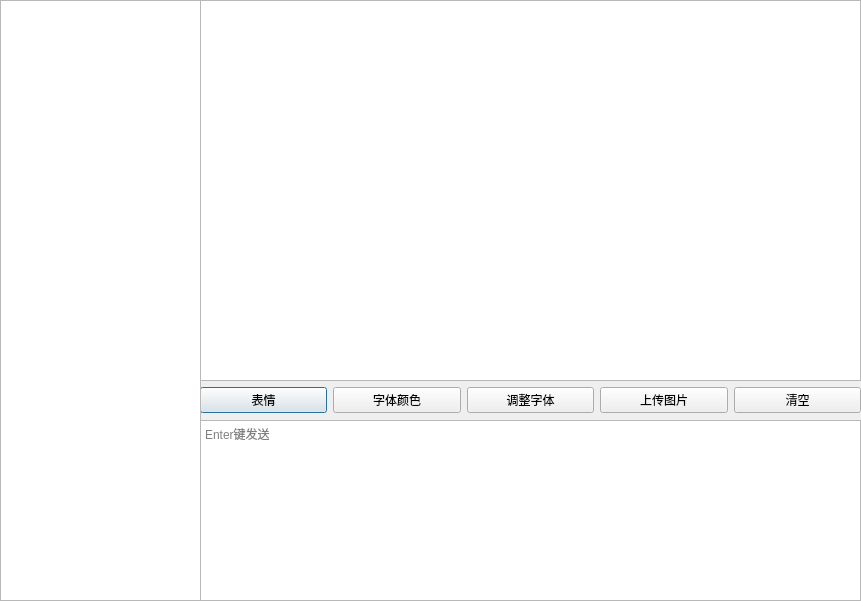
<?xml version="1.0" encoding="UTF-8"?>
<ui version="4.0">
 <class>GroupChat</class>
 <widget class="QDialog" name="GroupChat">
  <property name="geometry">
   <rect>
    <x>0</x>
    <y>0</y>
    <width>861</width>
    <height>601</height>
   </rect>
  </property>
  <property name="windowTitle">
   <string>Dialog</string>
  </property>
  <widget class="QTextEdit" name="input">
   <property name="geometry">
    <rect>
     <x>200</x>
     <y>420</y>
     <width>661</width>
     <height>181</height>
    </rect>
   </property>
   <property name="placeholderText">
    <string>Enter键发送</string>
   </property>
  </widget>
  <widget class="QTextBrowser" name="view">
   <property name="geometry">
    <rect>
     <x>200</x>
     <y>0</y>
     <width>661</width>
     <height>381</height>
    </rect>
   </property>
  </widget>
  <widget class="QWidget" name="horizontalLayoutWidget">
   <property name="geometry">
    <rect>
     <x>200</x>
     <y>380</y>
     <width>661</width>
     <height>41</height>
    </rect>
   </property>
   <layout class="QHBoxLayout" name="horizontalLayout">
    <item>
     <widget class="QPushButton" name="emoji">
      <property name="text">
       <string>表情</string>
      </property>
     </widget>
    </item>
    <item>
     <widget class="QPushButton" name="modify_color">
      <property name="text">
       <string>字体颜色</string>
      </property>
     </widget>
    </item>
    <item>
     <widget class="QPushButton" name="modify_font">
      <property name="text">
       <string>调整字体</string>
      </property>
     </widget>
    </item>
    <item>
     <widget class="QPushButton" name="upload_file">
      <property name="text">
       <string>上传图片</string>
      </property>
     </widget>
    </item>
    <item>
     <widget class="QPushButton" name="clear">
      <property name="text">
       <string>清空</string>
      </property>
     </widget>
    </item>
   </layout>
  </widget>
  <widget class="QListWidget" name="listWidget">
   <property name="geometry">
    <rect>
     <x>0</x>
     <y>0</y>
     <width>201</width>
     <height>601</height>
    </rect>
   </property>
  </widget>
 </widget>
 <resources/>
 <connections/>
</ui>
